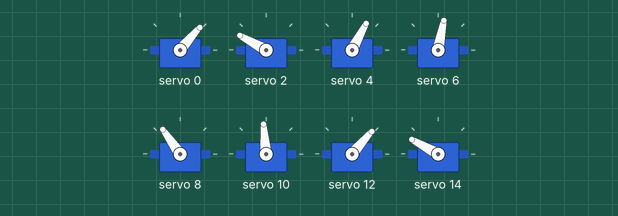
A sketch run on a simulated Arduino Uno, built with avr-gcc and run on an emulated ATmega328P. Shown: 8 × servo.

Above: at 2.05 s.
At 2.45 s:
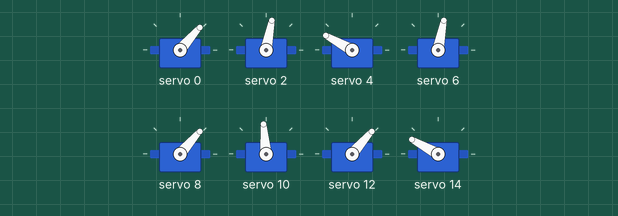
At 2.85 s:
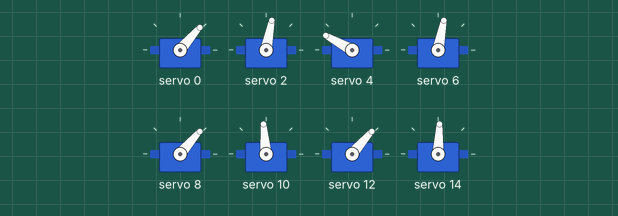
At 3.65 s:
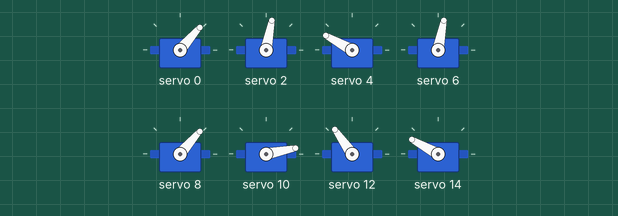
At 4.45 s:
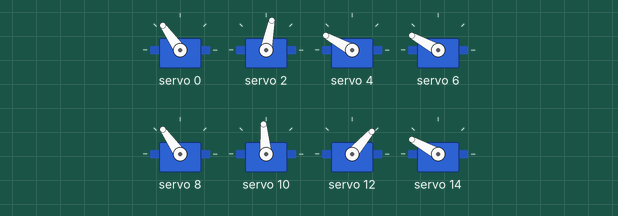
At 5.3 s:
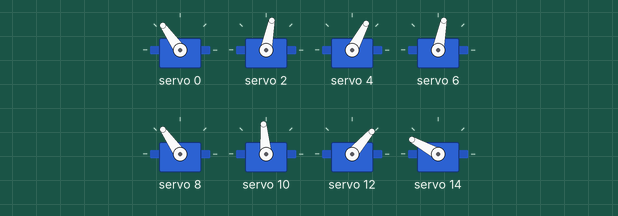
Timing chart, 0 to 9.7 s (numbered marks = the images above):
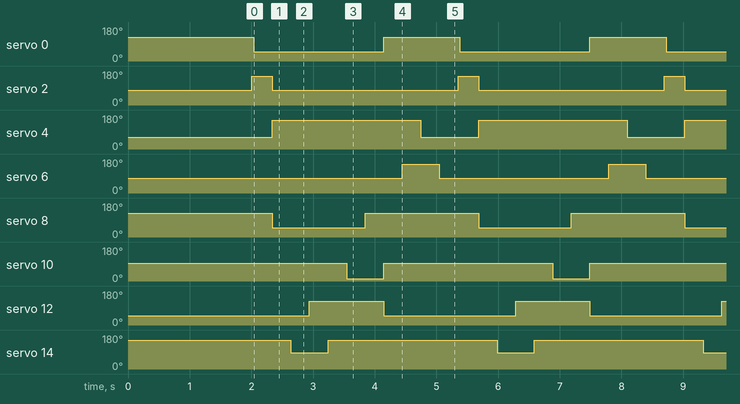

The sketch:

PBL2_Walking.ino
```cpp
#include <Wire.h>
#include <Adafruit_PWMServoDriver.h>

Adafruit_PWMServoDriver pwm = Adafruit_PWMServoDriver(0x40);

#define SERVOMIN 135    // 最小パルス幅(~4096の範囲)
#define SERVOMAX 430    // 最大パルス幅(~4096の範囲)

#define Servolfr 0
#define Servolfe 2
#define Servolbr 4
#define Servolbe 6
#define Servorfr 8
#define Servorfe 10
#define Servorbr 12
#define Servorbe 14

void setup() {

  pwm.begin();
  pwm.setPWMFreq(50);

  servo_move(Servolfr, 135); //左前根
  servo_move(Servolfe, 80); //左前先
  servo_move(Servolbr, 60); //左後根
  servo_move(Servolbe, 80); //左後先 逆動作
  servo_move(Servorfr, 135); //右前根
  servo_move(Servorfe, 100); //右前先
  servo_move(Servorbr, 45); //右後根
  servo_move(Servorbe, 165); //右後先
  delay(2000);
}

void loop() {
  // phase1
  servo_move(Servolfe, 165);
  delay(30);
  servo_move(Servolfr, 45);
  delay(300);
  servo_move(Servolfe, 80);
  servo_move(Servorfr, 45);
  servo_move(Servolbr, 165);
  delay(300);

  // phase2
  servo_move(Servorbe, 90);
  delay(300);
  servo_move(Servorbr, 135);
  delay(300);
  servo_move(Servorbe, 165);
  delay(300);

  // phase3
  servo_move(Servorfe, 0);
  delay(300);
  servo_move(Servorfr, 135);
  delay(300);
  servo_move(Servorfe, 100);
  servo_move(Servolfr, 135);
  servo_move(Servorbr, 45);
  delay(300);

  // phase4
  servo_move(Servolbe, 165);
  delay(300);
  servo_move(Servolbr, 60);
  delay(300);
  servo_move(Servolbe, 80);
  delay(300);

}
// 指定角度にサーボを動かす
void servo_move(int n, int angle){
  angle = map(angle, 0, 165, SERVOMIN, SERVOMAX);
  pwm.setPWM(n, 0, angle);
}
```

Measured:
- by itself, servo 0, servo 12: alternates 125° for 1.2 s and 49° for 2.1 s
- by itself, servo 2: alternates 151° for 0.33 s and 79° for 3.0 s
- by itself, servo 4: alternates 151° for 2.4 s and 62° for 0.93 s
- by itself, servo 6: alternates 151° for 0.60 s and 79° for 2.7 s
- by itself, servo 8: alternates 125° for 1.8 s and 49° for 1.5 s
- by itself, servo 10: alternates 95° for 2.7 s and 11° for 0.60 s
- by itself, servo 14: alternates 151° for 2.7 s and 87° for 0.60 s
